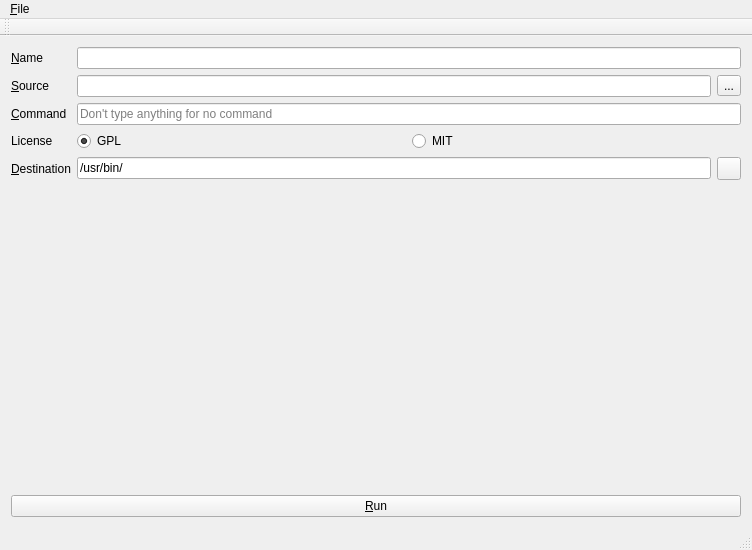
<?xml version="1.0" encoding="UTF-8"?>
<ui version="4.0">
 <class>MainWindow</class>
 <widget class="QMainWindow" name="MainWindow">
  <property name="geometry">
   <rect>
    <x>0</x>
    <y>0</y>
    <width>752</width>
    <height>550</height>
   </rect>
  </property>
  <property name="windowTitle">
   <string>Debcraft - Make your own debian packages!</string>
  </property>
  <widget class="QWidget" name="centralWidget">
   <layout class="QGridLayout" name="gridLayout">
    <item row="1" column="0">
     <widget class="QLabel" name="label">
      <property name="text">
       <string>&amp;Source</string>
      </property>
      <property name="buddy">
       <cstring>source</cstring>
      </property>
     </widget>
    </item>
    <item row="1" column="1">
     <widget class="QLineEdit" name="source"/>
    </item>
    <item row="1" column="2">
     <widget class="QToolButton" name="sourceBrowse">
      <property name="text">
       <string>...</string>
      </property>
     </widget>
    </item>
    <item row="2" column="0">
     <widget class="QLabel" name="label_3">
      <property name="text">
       <string>&amp;Command</string>
      </property>
      <property name="buddy">
       <cstring>command</cstring>
      </property>
     </widget>
    </item>
    <item row="2" column="1" colspan="2">
     <widget class="QLineEdit" name="command">
      <property name="placeholderText">
       <string>Don't type anything for no command</string>
      </property>
     </widget>
    </item>
    <item row="3" column="0">
     <widget class="QLabel" name="label_2">
      <property name="text">
       <string>License</string>
      </property>
     </widget>
    </item>
    <item row="3" column="1" colspan="2">
     <widget class="QWidget" name="widget" native="true">
      <layout class="QHBoxLayout" name="horizontalLayout">
       <property name="margin">
        <number>0</number>
       </property>
       <item>
        <widget class="QRadioButton" name="gpl">
         <property name="text">
          <string>GPL</string>
         </property>
         <property name="checked">
          <bool>true</bool>
         </property>
        </widget>
       </item>
       <item>
        <widget class="QRadioButton" name="mit">
         <property name="text">
          <string>MIT</string>
         </property>
        </widget>
       </item>
      </layout>
     </widget>
    </item>
    <item row="4" column="0">
     <widget class="QLabel" name="label_4">
      <property name="text">
       <string>&amp;Destination</string>
      </property>
      <property name="buddy">
       <cstring>dest</cstring>
      </property>
     </widget>
    </item>
    <item row="4" column="1">
     <widget class="QLineEdit" name="dest">
      <property name="text">
       <string>/usr/bin/</string>
      </property>
     </widget>
    </item>
    <item row="4" column="2">
     <widget class="QToolButton" name="destHelp">
      <property name="text">
       <string/>
      </property>
     </widget>
    </item>
    <item row="6" column="0" colspan="3">
     <widget class="QPushButton" name="run">
      <property name="text">
       <string>&amp;Run</string>
      </property>
     </widget>
    </item>
    <item row="5" column="1">
     <spacer name="verticalSpacer">
      <property name="orientation">
       <enum>Qt::Vertical</enum>
      </property>
      <property name="sizeHint" stdset="0">
       <size>
        <width>20</width>
        <height>40</height>
       </size>
      </property>
     </spacer>
    </item>
    <item row="0" column="0">
     <widget class="QLabel" name="label_5">
      <property name="text">
       <string>&amp;Name</string>
      </property>
      <property name="buddy">
       <cstring>name</cstring>
      </property>
     </widget>
    </item>
    <item row="0" column="1" colspan="2">
     <widget class="QLineEdit" name="name"/>
    </item>
   </layout>
  </widget>
  <widget class="QMenuBar" name="menuBar">
   <property name="geometry">
    <rect>
     <x>0</x>
     <y>0</y>
     <width>752</width>
     <height>25</height>
    </rect>
   </property>
   <widget class="QMenu" name="menuFile">
    <property name="title">
     <string>&amp;File</string>
    </property>
    <addaction name="actionQuit"/>
   </widget>
   <addaction name="menuFile"/>
  </widget>
  <widget class="QToolBar" name="mainToolBar">
   <attribute name="toolBarArea">
    <enum>TopToolBarArea</enum>
   </attribute>
   <attribute name="toolBarBreak">
    <bool>false</bool>
   </attribute>
  </widget>
  <widget class="QStatusBar" name="statusBar"/>
  <action name="actionQuit">
   <property name="text">
    <string>&amp;Quit</string>
   </property>
   <property name="shortcut">
    <string>Ctrl+Q</string>
   </property>
  </action>
 </widget>
 <layoutdefault spacing="6" margin="11"/>
 <tabstops>
  <tabstop>name</tabstop>
  <tabstop>source</tabstop>
  <tabstop>sourceBrowse</tabstop>
  <tabstop>command</tabstop>
  <tabstop>gpl</tabstop>
  <tabstop>mit</tabstop>
  <tabstop>dest</tabstop>
  <tabstop>destHelp</tabstop>
  <tabstop>run</tabstop>
 </tabstops>
 <resources/>
 <connections/>
</ui>
